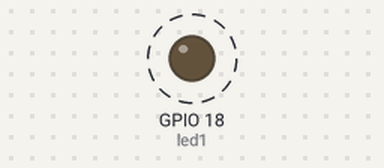
Simulated run of this program. Board: Raspberry Pi (BCM pin numbers). Parts: output pins drawn as LEDs (lit = HIGH). Dashed ring = blinking.

Above: at 0.2 s.
Timing chart, 0 to 3.0 s (numbered marks = the images above):
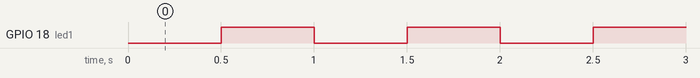

Measured:
- by itself, GPIO 18 (led1): alternates HIGH for 0.50 s and LOW for 0.50 s

The program:

ledtest1.py
```python
#!/usr/bin/env python
import RPi.GPIO as gpio
from time import *

led1 = 18

def setup():
	gpio.setmode(gpio.BCM)
	gpio.setup(led1, gpio.OUT)
	gpio.output(led1, gpio.HIGH)

def loop():
	while True:
		led_on(led1)
		sleep(0.5)
		led_off(led1)
		sleep(0.5)

def led_on(pin):
	gpio.output(pin, gpio.LOW)

def led_off(pin):
	gpio.output(pin, gpio.HIGH)

def destroy():
	gpio.cleanup()

if __name__ == '__main__':
	setup()
	try:
		loop()
	except KeyboardInterrupt:
		destroy()
	destroy()
```
